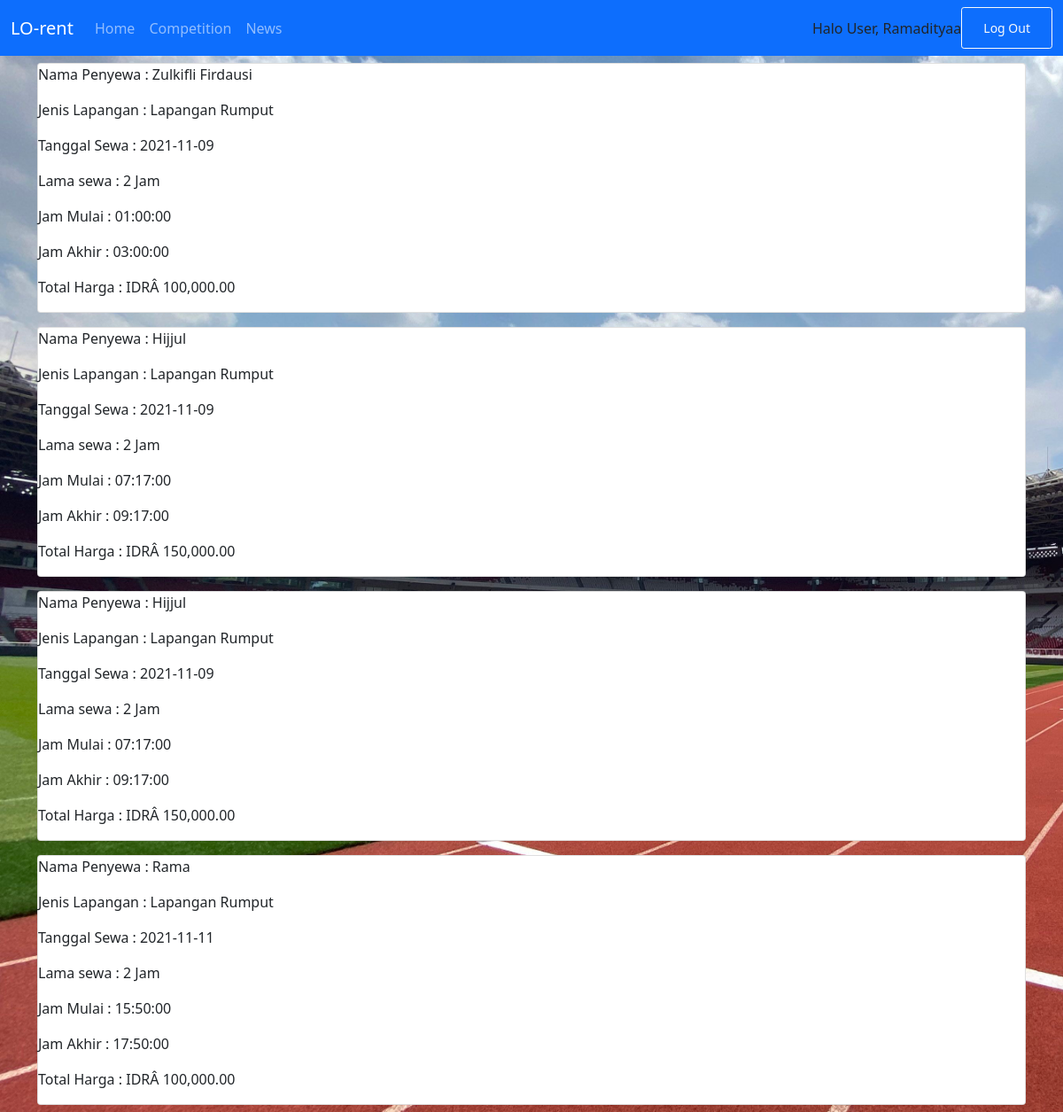
The app's page /riwayat_booking.php (signed in) with its own data.
### tables this page shows
CREATE TABLE `tbl_booking` (
  `id_booking` int(11) NOT NULL,
  `nama` varchar(100) NOT NULL,
  `lapangan` varchar(100) NOT NULL,
  `tanggal` date NOT NULL,
  `lama_sewa` int(2) NOT NULL,
  `time_mulai` time NOT NULL,
  `time_akhir` time NOT NULL,
  `harga_sewa` varchar(100) NOT NULL,
  `total_sewa` varchar(100) NOT NULL
);

### riwayat_booking.php (the view, shortened to what this page needs)
<?php
   include "koneksi.php";
   if (isset($_SESSION['username']) && isset($_SESSION['id'])) {   ?>
<!doctype html>
<html lang="en">
<head>
    <link href="https://cdn.jsdelivr.net/npm/bootstrap@5.0.1/dist/css/bootstrap.min.css" rel="stylesheet"
>
</head>
<body>
    <nav class="navbar navbar-expand-lg navbar-dark bg-primary">
        <div class="container-fluid">
            <a class="navbar-brand" href="#">LO-rent</a>
            <div class="collapse navbar-collapse" id="navbarNav">
                <ul class="navbar-nav">
                    <li class="nav-item">
                        <a class="nav-link" href="index.php">Home</a>
                    </li>
                    <li class="nav-item">
                        <a class="nav-link" href="CariInfoTournament.php">Competition</a>
                    </li>
                    <li class="nav-item">
                        <a class="nav-link"  href="MelihatBerita.php">News</a>
                    </li>
                </ul>
            </div>
            <?php if ($_SESSION['role'] == 'admin') {?>
            <div class="navbar-text">
                Halo Admin, <?=$_SESSION['name']?>
            </div>
                <div class="navbar-nav">
            <button type="button" class="btn btn-outline-light btn-sm"> <a class="nav-item nav-link text-light" href="post_berita.php" >Edit Berita</a></button>
                <?php  }else{  ?>
                Halo User, <?=$_SESSION['name']?>
                <?php } ?>
                <button type="button" class="btn btn-outline-light btn-sm"> <a class="nav-item nav-link text-light" href="logout.php" >Log Out</a></button>
            </div>
    </nav>
    <?php
      $query = "SELECT * FROM tbl_booking ORDER BY id_booking ASC";
      $result = mysqli_query($conn, $query);
      while($row = mysqli_fetch_assoc($result))
      {
      ?>
    <form class="container py-2">
    <div class="card">
                <p> Nama Penyewa : <?php echo $row['nama']; ?></p>
                <p> Jenis Lapangan : <?php echo $row['lapangan']; ?> </p>
                <p> Tanggal Sewa : <?php echo $row['tanggal']; ?> </p>
                <p> Lama sewa : <?php echo $row['lama_sewa']; ?> Jam </p>
                <p> Jam Mulai : <?php echo $row['time_mulai']; ?> </p>
                <p> Jam Akhir : <?php echo $row['time_akhir']; ?> </p>
                <p> Total Harga : <?php echo $row['total_sewa']; ?> </p>
            </div>
    </form>
    <?php
    }
    ?>
</body>
</html>
<?php }else{
	header("Location: login.php");
} ?>

### riwayat_booking.php (style rules this page uses)
body { background-image: url('assets/jb.jpg'); background-repeat: no-repeat; background-attachment: fixed; background-size: cover; }

### records on screen
tbl_booking: nama "Zulkifli Firdausi", lapangan "Lapangan Rumput", tanggal "2021-11-09", lama_sewa "2", time_mulai "01:00:00", time_akhir "03:00:00", total_sewa "IDRÂ 100,000.00"
tbl_booking: nama "Hijjul", lapangan "Lapangan Rumput", tanggal "2021-11-09", lama_sewa "2", time_mulai "07:17:00", time_akhir "09:17:00", total_sewa "IDRÂ 150,000.00"
tbl_booking: nama "Hijjul", lapangan "Lapangan Rumput", tanggal "2021-11-09", lama_sewa "2", time_mulai "07:17:00", time_akhir "09:17:00", total_sewa "IDRÂ 150,000.00"
tbl_booking: nama "Rama", lapangan "Lapangan Rumput", tanggal "2021-11-11", lama_sewa "2", time_mulai "15:50:00", time_akhir "17:50:00", total_sewa "IDRÂ 100,000.00"

### other values on screen
$_SESSION['name'] "Ramadityaa"
